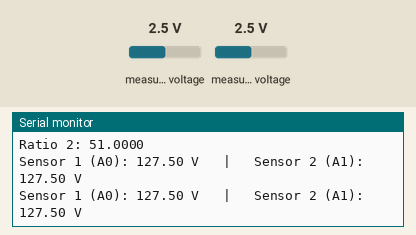
Simulated run of this sketch. Board: ESP32. Parts: the last lines printed to the serial monitor. The test bench sets the inputs (shaded band); at power-on: measured voltage 2.5 V.

Above: at 1.2 s.
1.3 s: measured voltage (sensor 200) set to 0.1 V
At 2.6 s:
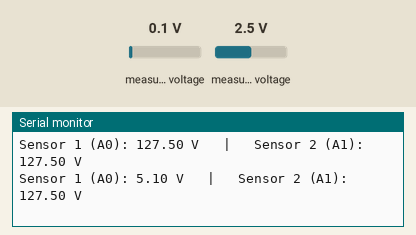
2.8 s: measured voltage (sensor 201) set to 0.1 V
At 3.6 s:
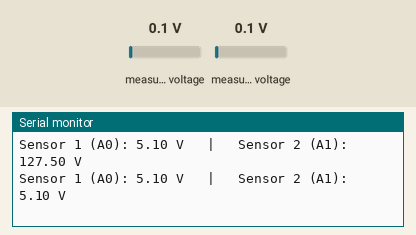
4.3 s: measured voltage (sensor 200) set to 1.2 V
At 5.6 s:
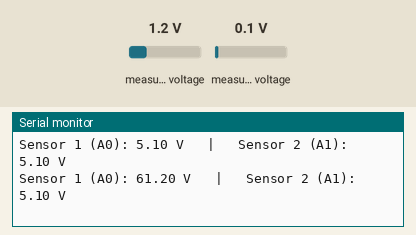
5.8 s: measured voltage (sensor 201) set to 1.2 V
At 6.5 s:
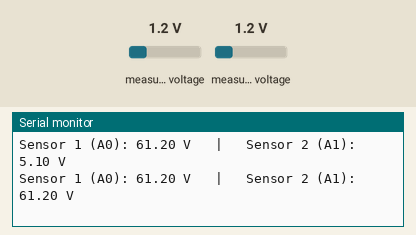
Timing chart, 0 to 8.3 s (numbered marks = the images above; inputs shaded):
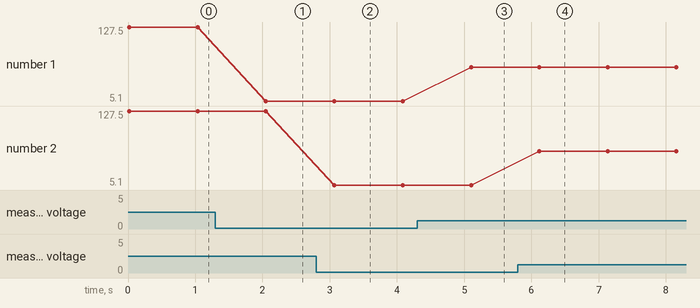

The sketch:

sensors.ino
```cpp
#include <Wire.h>
#include <Adafruit_ADS1X15.h>

Adafruit_ADS1115 ads;

#define SDA_PIN 8
#define SCL_PIN 9

// ----------- Sensor 1 Resistors (A0) -----------
float R1_1 = 1000000.0;   // Top resistor (ohms)
float R2_1 = 20000.0;     // Bottom resistor (ohms)

// ----------- Sensor 2 Resistors (A1) -----------
float R1_2 = 1000000.0;   // Top resistor (ohms)
float R2_2 = 20000.0;     // Bottom resistor (ohms)

float ratio1;
float ratio2;

void setup() {
  Serial.begin(115200);

  Wire.begin(SDA_PIN, SCL_PIN);

  if (!ads.begin()) {
    Serial.println("ADS1115 not found!");
    while (1);
  }

  ads.setGain(GAIN_ONE);  // ±4.096V range

  // Calculate divider ratios
  ratio1 = (R1_1 + R2_1) / R2_1;
  ratio2 = (R1_2 + R2_2) / R2_2;

  Serial.println("ADS1115 Two-Channel Voltage Monitor Ready");
  Serial.print("Ratio 1: "); Serial.println(ratio1, 4);
  Serial.print("Ratio 2: "); Serial.println(ratio2, 4);
}

void loop() {

  // Read ADC channels
  int16_t adc0 = ads.readADC_SingleEnded(0);  // A0
  int16_t adc1 = ads.readADC_SingleEnded(1);  // A1

  // Convert to voltage (GAIN_ONE = 0.125mV per bit)
  float v0 = adc0 * 0.125 / 1000.0;
  float v1 = adc1 * 0.125 / 1000.0;

  // Calculate real voltages
  float realV0 = v0 * ratio1;
  float realV1 = v1 * ratio2;

  Serial.print("Sensor 1 (A0): ");
  Serial.print(realV0, 2);
  Serial.print(" V   |   ");

  Serial.print("Sensor 2 (A1): ");
  Serial.print(realV1, 2);
  Serial.println(" V");

  delay(1000);
}
```

Measured:
- after the input at 1.3 s, the serial monitor: prints a new line after 0.75 s (image 1)
- after the input at 2.8 s, the serial monitor: prints a new line after 0.27 s (image 2)
- after the input at 4.3 s, the serial monitor: prints a new line after 0.80 s (image 3)
- after the input at 5.8 s, the serial monitor: prints a new line after 0.32 s (image 4)
- plotted number 1: 127.5 → 5.1 after the input at 1.3 s, 5.1 → 61.2 after the input at 4.3 s
